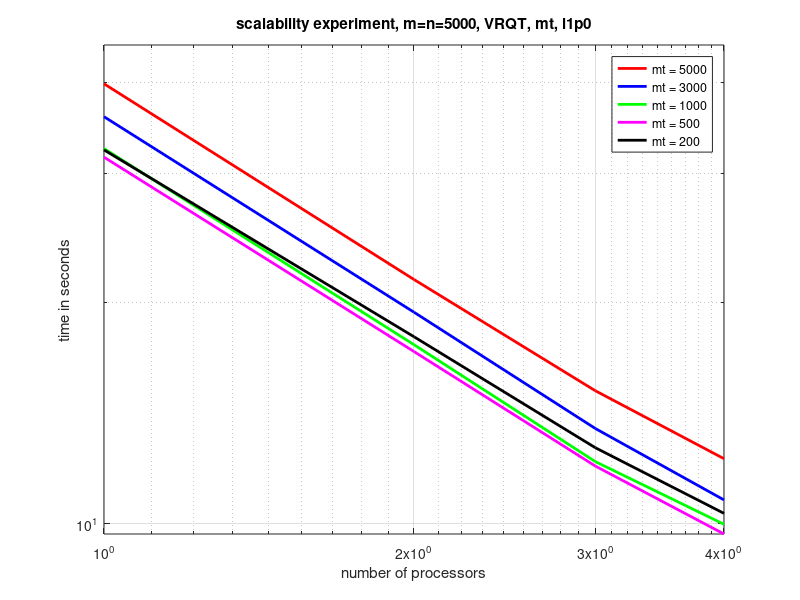
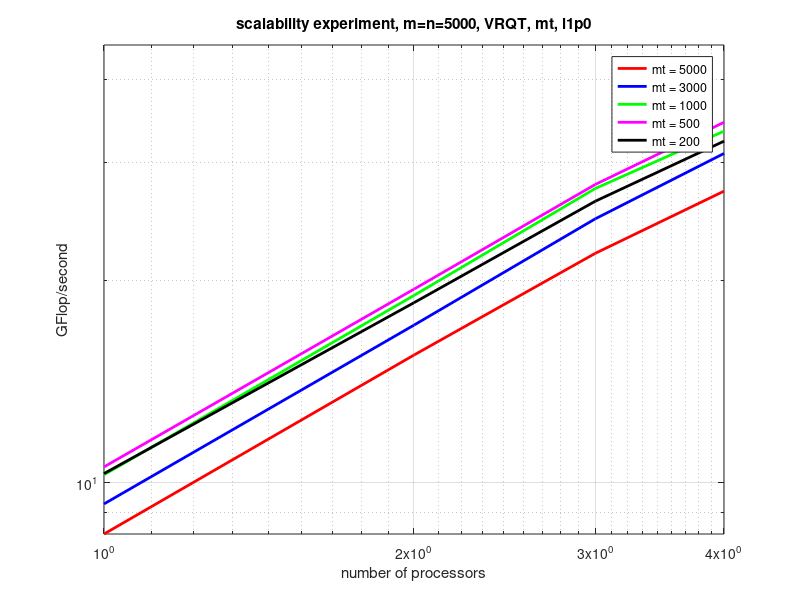

Here is the MATLAB script that generated these plots, in order:
   clear
   close all
   X = load('test_timing_w03_l1p0__square__1thread.dat');
   m = X(:,2);
   perf = X(:,6);
   Y = load('test_timing_w03_l1p0__square__2threads.dat');
   m = Y(:,2);
   perf = Y(:,6);
   T = load('test_timing_w03_l1p0__square__3threads.dat');
   m = T(:,2);
   perf = T(:,6);
   Z = load('test_timing_w03_l1p0__square__4threads.dat');
   m = Z(:,2);
   perf = Z(:,6);

   ax = axes;
   loglog( [1 2 3 4 ], [ X(15,6) Y(15,6) T(15,6) Z(15,6) ], 'r', 'LineWidth', 2); hold on;
   %loglog( [1 2 3 4 ], [ X(15,6) X(15,6)/2 X(15,6)/3 X(15,6)/4 ], 'r--', 'LineWidth', 2); hold on;
   loglog( [1 2 3 4 ], [ X(13,6) Y(13,6) T(13,6) Z(13,6) ], 'b', 'LineWidth', 2); hold on;
   loglog( [1 2 3 4 ], [ X(10,6) Y(10,6) T(10,6) Z(10,6) ], 'g', 'LineWidth', 2); hold on;
   loglog( [1 2 3 4 ], [ X(5,6) Y(5,6) T(5,6) Z(5,6) ], 'm', 'LineWidth', 2); hold on;
   loglog( [1 2 3 4 ], [ X(2,6) Y(2,6) T(2,6) Z(2,6) ], 'k', 'LineWidth', 2); hold on;
   %loglog( [1 2 3 4 ], [ X(1,6) Y(1,6) T(1,6) Z(1,6) ], 'm', 'LineWidth', 2); hold on;
   %loglog( [1 2 3 4 ], [ X(1,6) X(1,6)/2 X(1,6)/3 X(1,6)/4 ], 'm--', 'LineWidth', 2); hold on;
   grid on
   set( ax, 'XTick',[ 1 2 3 4]);
   axis([1 4 0 45])

   legend
   legend('mt = 5000','mt = 3000','mt = 1000','mt = 500','mt = 200')
   title('scalability experiment, m=n=5000, VRQT, mt, l1p0')
   xlabel('number of processors')
   ylabel('time in seconds')

   figure
   ax = axes;
   loglog( [1 2 3 4 ], [ X(15,7) Y(15,7) T(15,7) Z(15,7) ], 'r', 'LineWidth', 2); hold on;
   %loglog( [1 2 3 4 ], [ X(15,7) 2*X(15,7) 3*X(15,7) 4*X(15,7) ], 'r--', 'LineWidth', 2); hold on;
   loglog( [1 2 3 4 ], [ X(13,7) Y(13,7) T(13,7) Z(13,7) ], 'b', 'LineWidth', 2); hold on;
   loglog( [1 2 3 4 ], [ X(10,7) Y(10,7) T(10,7) Z(10,7) ], 'g', 'LineWidth', 2); hold on;
   loglog( [1 2 3 4 ], [ X(5,7) Y(5,7) T(5,7) Z(5,7) ], 'm', 'LineWidth', 2); hold on;
   loglog( [1 2 3 4 ], [ X(2,7) Y(2,7) T(2,7) Z(2,7) ], 'k', 'LineWidth', 2); hold on;
   %loglog( [1 2 3 4 ], [ X(1,7) Y(1,7) T(1,7) Z(1,7) ], 'r', 'LineWidth', 2); hold on;
   %loglog( [1 2 3 4 ], [ X(1,7) X(1,7)/2 X(1,7)/3 X(1,7)/4 ], 'r--', 'LineWidth', 2); hold on;
   grid on
   set( ax, 'XTick',[ 1 2 3 4]);
   axis([1 4 0 45])

   legend
   legend('mt = 5000','mt = 3000','mt = 1000','mt = 500','mt = 200')
   title('scalability experiment, m=n=5000, VRQT, mt, l1p0')
   xlabel('number of processors')
   ylabel('GFlop/second')

